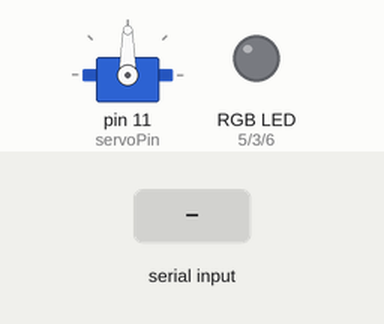
The sketch below on a simulated Arduino Uno, built with avr-gcc and run on an emulated ATmega328P. On the bench: servo, an RGB LED mixed from three pins (HIGH = lit). Inputs (shaded band) come from the test bench. Dim RGB values are drawn brighter than linear.

Above: at 1.2 s.
1.3 s: "1" received over Serial
At 1.6 s:
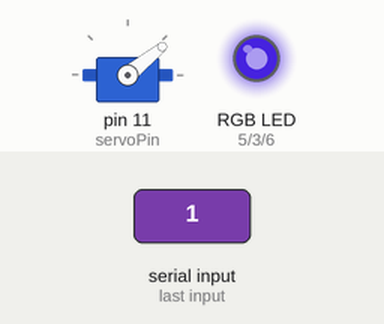
2.8 s: byte 0 (0x0) received over Serial
At 4.0 s:
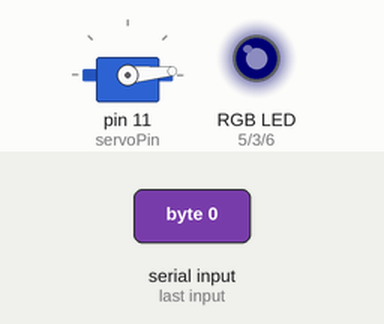
4.3 s: byte 255 (0xFF) received over Serial
At 5.1 s:
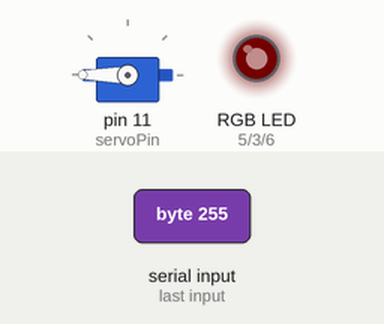
5.8 s: "2" received over Serial
At 6.3 s:
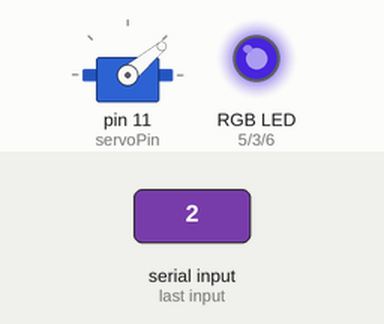
Timing chart, 0 to 8.3 s (numbered marks = the images above; inputs shaded):
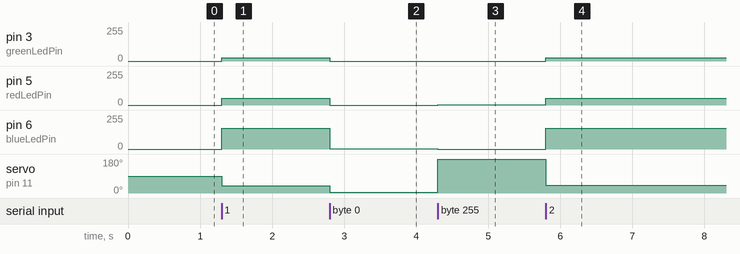

Measured:
- after the input at 1.3 s, pin 3 (greenLedPin): 0/255 → 24/255 at once; pin 5 (redLedPin): 0/255 → 49/255 at once; pin 6 (blueLedPin): 0/255 → 157/255 at once; servo on pin 11 (servoPin): 90° → 39° at once
- after the input at 2.8 s, pin 3 (greenLedPin): 24/255 → 0/255 at once; pin 5 (redLedPin): 49/255 → 0/255 at once; pin 6 (blueLedPin): 157/255 → 1/255 at once; servo on pin 11 (servoPin): 39° → 5° at once
- after the input at 4.3 s, pin 5 (redLedPin): 0/255 → 1/255 at once; pin 6 (blueLedPin): 1/255 → 0/255 at once; servo on pin 11 (servoPin): 5° → 180° at once
- after the input at 5.8 s, pin 3 (greenLedPin): 0/255 → 25/255 at once; pin 5 (redLedPin): 1/255 → 50/255 at once; pin 6 (blueLedPin): 0/255 → 155/255 at once; servo on pin 11 (servoPin): 180° → 40° at once

The sketch:

Remote_thermometer.ino
```cpp
#include <Servo.h>
Servo servo;
// PWM on pins 9 or 10 didn't work, this combination does.
const int servoPin = 11;
const int redLedPin = 5;
const int greenLedPin = 3;
const int blueLedPin = 6;
// Use servo.writeMicroseconds to get finer control. Looks like servo.write (0...180)
// only takes the integer part, so that mapping from 255 to 180 makes for uneven steps.
// HS-422 servo should go from 700 to 2300 us. 600 to 2400 seems to work fine.
const int servoMin = 600;
const int servoMax = 2400;

void setup(){
  servo.attach(servoPin);
  Serial.begin(115200);
  pinMode(redLedPin, OUTPUT);
  pinMode(blueLedPin, OUTPUT);
}

void loop() {
  byte input;
  float uSec;
  if (Serial.available()) {
    input = Serial.read();
    // indicate out-of-range by dimming LED
    if (input == 0x0){
      servo.writeMicroseconds(servoMin);
      analogWrite(blueLedPin, 1);
      analogWrite(redLedPin, 0);
      analogWrite(greenLedPin, 0);
    }
    else if (input == 0xFF){
      servo.writeMicroseconds(servoMax);
      analogWrite(redLedPin, 1);
      analogWrite(blueLedPin, 0);
      analogWrite(greenLedPin, 0);
    }
    else {
      // Display range is 53°C: minimum is -20°C, maximum is +33°C.
      // Temperature is sent encoded in the byte with 0.2°C/bit and midpoint at 0x0F.
      uSec = (float)input * ((servoMax - servoMin) / 255.0) + servoMin;
      servo.writeMicroseconds(uSec);
      LightLed3(input);
//      Serial.print(input);
//      Serial.print(" ");
//      Serial.println(uSec);
    }
  }
}

void LightLed3(byte input){
  // Blue to yellow and yellow to red, constant brightness.
  // Use green LED at half brightness again.
  byte blue;
  byte red;
  byte green;

  if (input <= 127){
    red = input;
    green = red / 2;
    blue = 255 - input * 2;
  }
  else if (input <= 255){
    blue = 0;
    green = (255 - input) / 2;
    red = input;
  }

  analogWrite(redLedPin, red);
  analogWrite(blueLedPin, blue);
  analogWrite(greenLedPin, green);
}
```
